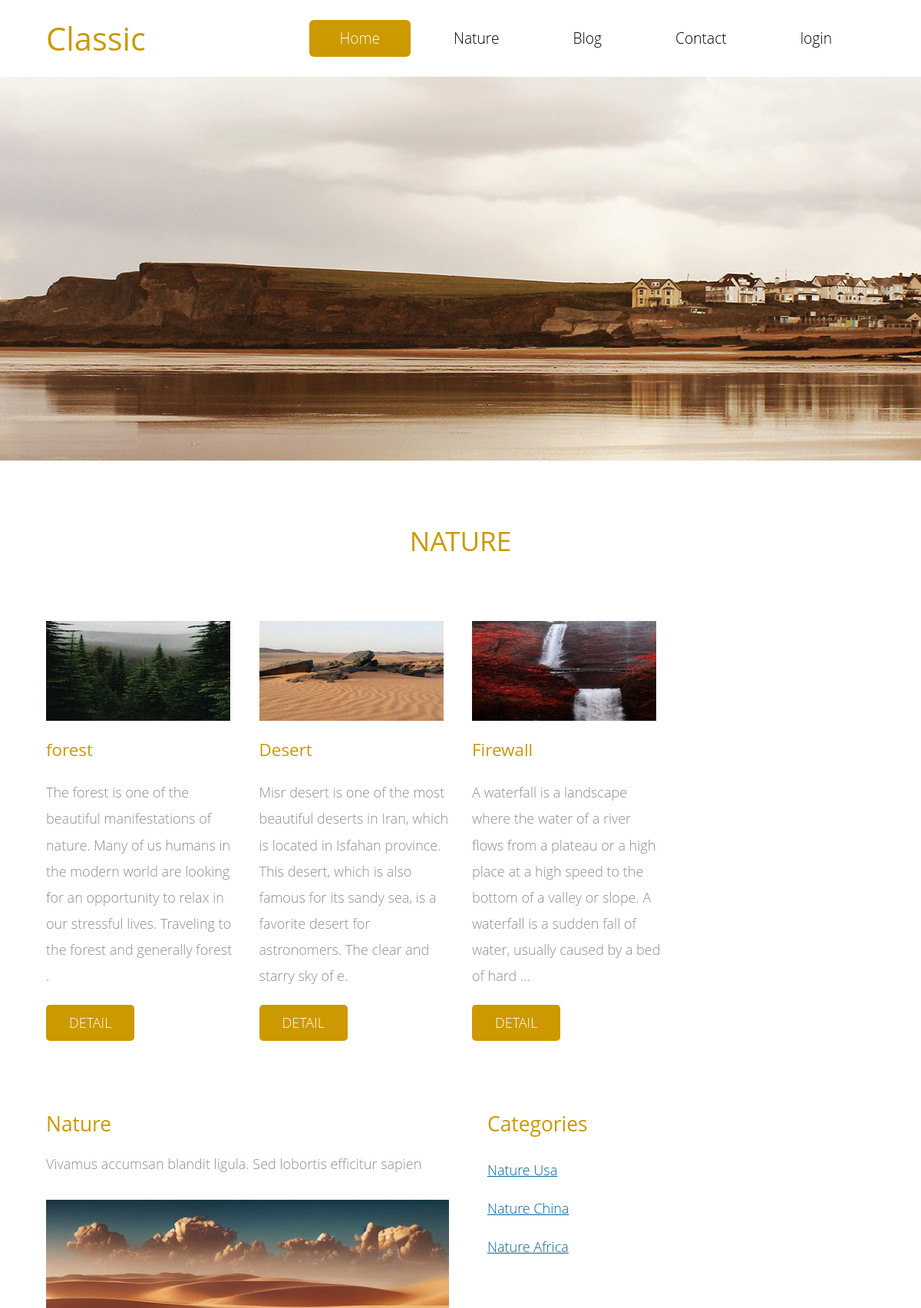
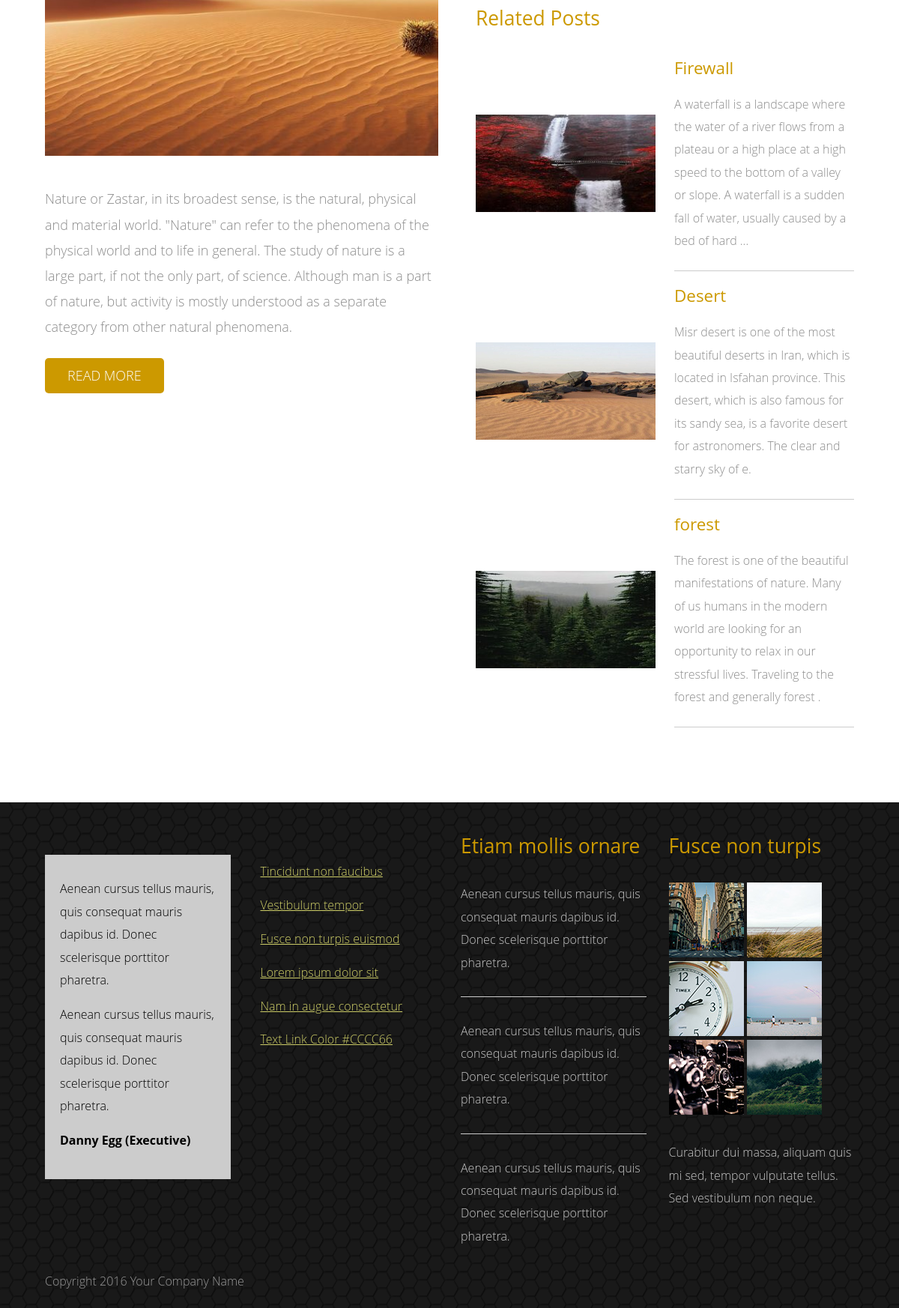
The page / on the database its author committed (2 pictures, top to bottom).
### detail_post_app/models.py (models this page shows, shortened)
class Detail(models.Model):
    title = models.CharField(max_length=100)
    text = models.TextField(blank=True, null=True)
    img = models.ImageField()
    created = models.DateTimeField(blank=True, null=True, auto_now_add=True)
    slug = models.SlugField(blank=True,null=True)
    category = models.ForeignKey(Category,on_delete=models.CASCADE,null=True)

class Main(models.Model):
    title = models.CharField(max_length=100)
    text = models.TextField(blank=True, null=True)
    img = models.ImageField(blank=True, null=True)

class Category(models.Model):
    title = models.CharField(max_length=100)

### home_app/views.py (the view)
# urls.py: path('', views.home, name='home')
def home(request):
    detail = Detail.objects.all()
    main = Main.objects.all()
    recently_post = Detail.objects.all().order_by('-created')
    category = Category.objects.all()
    return render(request,'home_app/index.html', context={'detail': detail, 'main':main , 'recently_post':recently_post , 'category':category})

### home_app/templates/home_app/index.html (shortened to what this page needs)
{% extends 'base.html' %}
{% load static %}
{% block content %}
    <body>
        <div class="tm-header">
            <div class="container-fluid">
                <div class="tm-header-inner">
                    <a href="#" class="navbar-brand tm-site-name">Classic</a>
                    <nav class="navbar tm-main-nav">
                        <div class="collapse navbar-toggleable-sm" id="tmNavbar">
                            <ul class="nav navbar-nav">
                                <li class="nav-item active">
                                    <a href="{% url 'home:home' %}" class="nav-link">Home</a>
                                </li>
                                <li class="nav-item">
                                    <a href="{% url 'nature_app:nature' %}" class="nav-link">Nature</a>
                                </li>
                                <li class="nav-item">
                                    <a href="{% url 'blog_app:blog' %}" class="nav-link">Blog</a>
                                </li>
                                <li class="nav-item">
                                    <a href="{% url 'contact_us:contact' %}" class="nav-link">Contact</a>
                                </li>
                                 <li class="nav-item">
                                     {% if request.user.is_authenticated %}
                                         <div class="d-flex">
                                            <a  class="nav-link">{{ request.user.first_name }}</a>
                                         <a href="{% url 'account:logout' %}" class="bg-warning -align-left ">logout</a>
                                         </div>
                                     {% else %}
                                         <a href="{% url 'account:login' %}" class="nav-link">login</a>
                                     {% endif %}
                                </li>
                            </ul>
                        </div>
                    </nav>
                </div>
            </div>
        </div>
        <div class="tm-home-img-container">
        </div>
        <section class="tm-section">
            <div class="container-fluid">
                <div class="row">
                    <div class="col-xs-12 col-sm-12 col-md-12 col-lg-12 text-xs-center">
                        <h2 class="tm-gold-text tm-title">NATURE</h2>
                    </div>
                </div>
                <div class="row">
                    {% for detail in detail %}
                    <div class="col-xs-12 col-sm-6 col-md-6 col-lg-3 col-xl-3">
                        <div class="tm-content-box">
                            <img src="{{ detail.img.url }}" alt="Image" class="tm-margin-b-20 img-fluid">
                            <h4 class="tm-margin-b-20 tm-gold-text">{{ detail.title }}</h4>
                            <p class="tm-margin-b-20">{{ detail.text }}</p>
                            <a href="{% url 'blog_app:blog' %}" class="tm-btn text-uppercase">Detail</a>
                        </div>
                    </div>
                    {% endfor %}
                </div>
                <div class="row tm-margin-t-big">
                    {% for main in main %}
                    <div class="col-xs-12 col-sm-12 col-md-12 col-lg-6 col-xl-6">
                        <div class="tm-2-col-left">
                            <h3 class="tm-gold-text tm-title">{{ main.title }}</h3>
                            <p class="tm-margin-b-30">Vivamus accumsan blandit ligula. Sed lobortis efficitur sapien</p>
                            <img src="{{ main.img.url }}" alt="Image" class="tm-margin-b-40 img-fluid">
                            <p class="m-b-2">{{ main.text }}
                            </p>
                            <a href="{% url 'blog_app:blog' %}" class="tm-btn text-uppercase">Read More</a>
                        </div>
                    </div>
                    {% endfor %}
                    <div class="col-xs-12 col-sm-12 col-md-12 col-lg-6 col-xl-6">
                        <div class="tm-2-col-right">
                            <div class="tm-2-rows-md-swap">
                                <div class="tm-overflow-auto row tm-2-rows-md-down-2">
                                    <div class="col-xs-12 col-sm-6 col-md-6 col-lg-6 col-xl-6">
                                        <h3 class="tm-gold-text tm-title">
                                            Categories
                                        </h3>
                                        <nav>
                                            {% for category in category %}
                                            <ul class="nav">
                                                <li><a href="{% url 'nature_app:nature' %}" class="tm-text-link">{{ category.title }}</a></li>
                                            </ul>
                                        </nav>
                                        {% endfor %}
                                    </div>
                                </div>
                                <div class="row tm-2-rows-md-down-1 tm-margin-t-mid">
                                    <div class="col-xs-12 col-sm-12 col-md-12 col-lg-12 col-xl-12">
                                        <h3 class="tm-gold-text tm-title tm-margin-b-30">Related Posts</h3>
                                            {% for recently_post in recently_post %}
                                        <div class="media tm-related-post">
                                          <div class="media-left media-middle">
                                            <a href="#">
                                              <img class="media-object" src="{{ recently_post.img.url }}" alt="Generic placeholder image">
                                            </a>
                                          </div>
                                          <div class="media-body">
                                            <a href="#"><h4 class="media-heading tm-gold-text tm-margin-b-15">{{ recently_post.title }}</h4></a>
                                            <p class="tm-small-font tm-media-description">{{ recently_post.text }}</p>
                                          </div>
                                            {% endfor %}
                                        </div>
                                        </div>
                                    </div>
                                </div>
                            </div>
                        </div>
                    </div>
                </div>
            </div>
        </section>
       {% endblock %}

### templates/base.html (shortened to what this page needs)
{% load static %}
<!DOCTYPE html>
<html>
<head>
    <link rel="stylesheet" href="{% static 'css/bootstrap.min.css' %}">
    <link rel="stylesheet" href="{% static 'css/templatemo-style.css' %}">
</head>
{% block content %}
{% endblock %}
        <footer class="tm-footer">
            <div class="container-fluid">
                <div class="row">
                    <div class="col-xs-12 col-sm-6 col-md-6 col-lg-3 col-xl-3">
                        <div class="tm-footer-content-box">
                            <div class="tm-gray-bg">
                                <p>Aenean cursus tellus mauris, quis consequat mauris dapibus id. Donec scelerisque porttitor pharetra.</p>
                                <p>Aenean cursus tellus mauris, quis consequat mauris dapibus id. Donec scelerisque porttitor pharetra.</p>
                                <p><strong>Danny Egg (Executive)</strong></p>
                            </div>
                        </div>
                    </div>
                    <div class="col-xs-12 col-sm-6 col-md-6 col-lg-3 col-xl-3">
                        <div class="tm-footer-content-box tm-footer-links-container">
                            <nav>
                                <ul class="nav">
                                    <li><a href="#" class="tm-footer-link">Tincidunt non faucibus</a></li>
                                    <li><a href="#" class="tm-footer-link">Vestibulum tempor</a></li>
                                    <li><a href="#" class="tm-footer-link">Fusce non turpis euismod</a></li>
                                    <li><a href="#" class="tm-footer-link">Lorem ipsum dolor sit</a></li>
                                    <li><a href="#" class="tm-footer-link">Nam in augue consectetur</a></li>
                                    <li><a href="#" class="tm-footer-link">Text Link Color #CCCC66</a></li>
                                </ul>
                            </nav>
                        </div>
                    </div>
                    <div class="col-xs-12 col-sm-6 col-md-6 col-lg-3 col-xl-3">
                        <div class="tm-footer-content-box">
                            <h3 class="tm-gold-text tm-title tm-footer-content-box-title">Etiam mollis ornare</h3>
                            <p class="tm-margin-b-30">Aenean cursus tellus mauris, quis consequat mauris dapibus id. Donec scelerisque porttitor pharetra.</p><hr class="tm-margin-b-30">
                            <p class="tm-margin-b-30">Aenean cursus tellus mauris, quis consequat mauris dapibus id. Donec scelerisque porttitor pharetra.</p><hr class="tm-margin-b-30">
                            <p class="tm-margin-b-30">Aenean cursus tellus mauris, quis consequat mauris dapibus id. Donec scelerisque porttitor pharetra.</p>
                        </div>
                    </div>
                    <div class="col-xs-12 col-sm-6 col-md-6 col-lg-3 col-xl-3">
                        <div class="tm-footer-content-box">
                            <h3 class="tm-gold-text tm-title tm-footer-content-box-title">Fusce non turpis</h3>
                            <div class="tm-margin-b-30">
                                <img src="{% static 'img/tm-img-100x100-1.jpg' %}" alt="Image" class="tm-footer-thumbnail">
                                <img src="{% static 'img/tm-img-100x100-2.jpg' %}" alt="Image" class="tm-footer-thumbnail">
                                <img src="{% static 'img/tm-img-100x100-3.jpg' %}" alt="Image" class="tm-footer-thumbnail">
                                <img src="{% static 'img/tm-img-100x100-4.jpg' %}" alt="Image" class="tm-footer-thumbnail">
                                <img src="{% static 'img/tm-img-100x100-5.jpg' %}" alt="Image" class="tm-footer-thumbnail">
                                <img src="{% static 'img/tm-img-100x100-6.jpg' %}" alt="Image" class="tm-footer-thumbnail">
                            </div>
                            <p class="tm-margin-b-20">Curabitur dui massa, aliquam quis mi sed, tempor vulputate tellus. Sed vestibulum non neque.</p>
                        </div>
                    </div>
                </div>
                <div class="row">
                    <div class="col-xs-12 tm-copyright-col">
                        <p class="tm-copyright-text">Copyright 2016 Your Company Name</p>
                    </div>
                </div>
            </div>
        </footer>
</body>
</html>

### static/css/templatemo-style.css (style rules this page uses)
body { color: #8c8c8c; font-family: 'Open Sans', Helvetica, Arial, sans-serif; font-size: 18px; font-weight: 300; overflow-x: hidden; }
a, button { transition: all 0.3s ease; }
h2 { font-size: 2.2rem; }
.container-fluid { margin-left: auto; margin-right: auto; max-width: 1390px; overflow-x: hidden; }
@media (max-width: 1390px) { .container-fluid { padding-left: 5%; padding-right: 5%; } }
.tm-header-inner { display: -webkit-flex; display: -ms-flexbox; display: flex; -webkit-align-items: center; -ms-flex-align: center; align-items: center; -webkit-justify-content: space-between; -ms-flex-pack: justify; justify-content: space-between; height: 100px; }
.tm-site-name { color: #cc9900; display: block; font-size: 2.6rem; font-weight: 400; }
.tm-main-nav { font-size: 1.2rem; }
.navbar-nav .nav-link { border-radius: 6px; color: black; padding: 10px 40px; }
.nav-item.active .nav-link, .nav-link:hover, .nav-link:focus { color: white; background-color: #cc9900; }
.tm-gold-text { color: #cc9900; }
.tm-section { padding-top: 80px; padding-bottom: 100px; }
.tm-home-img-container { background-image: url('../img/tm-home-img.jpg'); background-size: auto; background-position: center; background-repeat: no-repeat; height: 500px; }
.tm-title { margin-bottom: 1rem; line-height: 1.4; }
.tm-content-box { max-width: 310px; margin: 0 auto; }
h3 { font-size: 1.65rem; }
h4 { font-size: 1.4rem; line-height: 1.6; }
.tm-btn { color: white; background-color: #cc9900; border: none; border-radius: 5px; display: inline-block; padding: 10px 30px; }
.tm-margin-b-15 { margin-bottom: 15px; }
.tm-margin-b-20 { margin-bottom: 20px; }
.tm-margin-b-30 { margin-bottom: 30px; }
.tm-margin-b-40 { margin-bottom: 40px; }
.tm-margin-t-big { margin-top: 90px; }
.tm-margin-t-mid { margin-top: 60px; }
.tm-text-link { color: #006699; line-height: 2.8; text-decoration: underline; }
.tm-overflow-auto { overflow: auto; }
.tm-small-font { font-size: 1rem; }
.tm-related-post { margin-bottom: 40px; }
.tm-related-post:last-child { margin-bottom: 0; }
.media-left { padding-right: 25px; }
.media-body { border-bottom: 1px solid #ccc; padding-bottom: 25px; }
.tm-media-description { margin-bottom: 0; }
.tm-2-col-right { padding-left: 20px; }
.tm-footer { color: #c6c6c6; background-color: #191919; background-image: url('../img/classic-pattern-bg.png'); font-size: 1rem; padding-top: 40px; padding-bottom: 20px; }
.tm-footer-links-container { padding-left: 10px; }
.tm-footer-link { color: #CCCC66; line-height: 2.8; text-decoration: underline; }
.tm-footer-thumbnail { margin-bottom: 5px; }
.tm-copyright-text { color: #999999; margin-bottom: 0; }
hr { border-top: 1px solid #CCCCCC; }
p { line-height: 1.9; }
.tm-gray-bg { background-color: #CCCCCC; color: black; padding: 30px 20px 20px; }
.tm-footer-content-box-title { margin-bottom: 30px; }

### rows shown on the page
Detail: img (picture), title "forest", text "The forest is one of the beautiful manifestations of nature. Many of us humans in the modern world are looking for an opportunity to relax in our stressful lives. Traveling to the forest and generally forest ."
Detail: img (picture), title "Desert", text "Misr desert is one of the most beautiful deserts in Iran, which is located in Isfahan province. This desert, which is also famous for its sandy sea, is a favorite desert for astronomers. The clear and starry sky of e."
Detail: img (picture), title "Firewall", text "A waterfall is a landscape where the water of a river flows from a plateau or a high place at a high speed to the bottom of a valley or slope. A waterfall is a sudden fall of water, usually caused by a bed of hard ..."
Main: title "Nature", img (picture), text "Nature or Zastar, in its broadest sense, is the natural, physical and material world. \"Nature\" can refer to the phenomena of the physical world and to life in general. The study of nature is a large part, if not the only part, of science. Although man is a part of nature, but activity is mostly understood as a separate category from other natural phenomena."
Category: title "Nature Usa"
Category: title "Nature China"
Category: title "Nature Africa"
